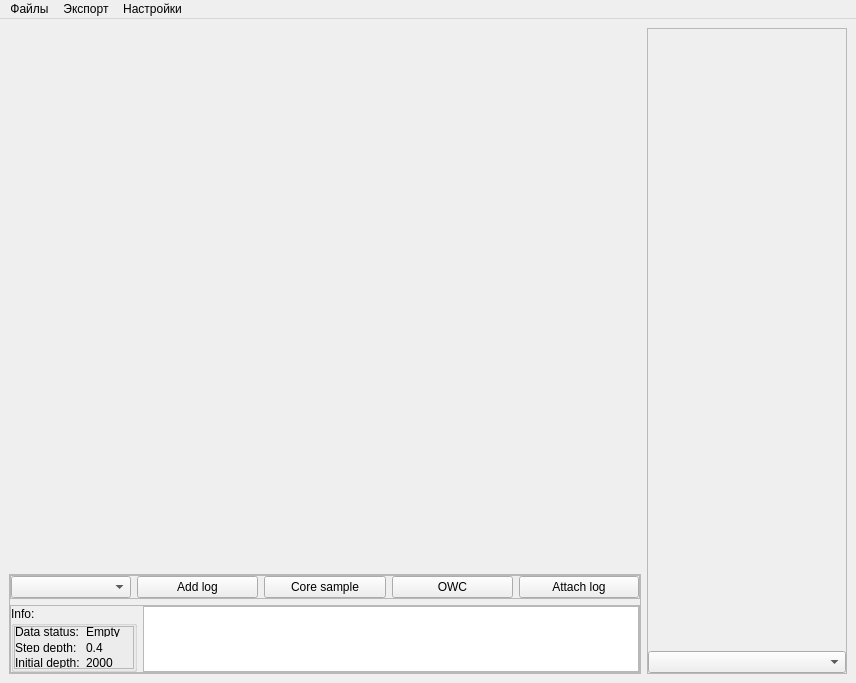
<?xml version="1.0" encoding="UTF-8"?>
<ui version="4.0">
 <class>MainWindow</class>
 <widget class="QMainWindow" name="MainWindow">
  <property name="geometry">
   <rect>
    <x>0</x>
    <y>0</y>
    <width>856</width>
    <height>683</height>
   </rect>
  </property>
  <property name="windowTitle">
   <string>MainWindow</string>
  </property>
  <widget class="QWidget" name="centralwidget">
   <layout class="QHBoxLayout" name="horizontalLayout">
    <property name="leftMargin">
     <number>9</number>
    </property>
    <property name="topMargin">
     <number>9</number>
    </property>
    <property name="rightMargin">
     <number>9</number>
    </property>
    <property name="bottomMargin">
     <number>9</number>
    </property>
    <item>
     <widget class="QWidget" name="plotWidget" native="true">
      <layout class="QVBoxLayout" name="verticalLayout_2">
       <property name="leftMargin">
        <number>0</number>
       </property>
       <property name="topMargin">
        <number>0</number>
       </property>
       <property name="rightMargin">
        <number>0</number>
       </property>
       <property name="bottomMargin">
        <number>0</number>
       </property>
       <item>
        <widget class="QWidget" name="mapPlotWidget" native="true">
         <property name="minimumSize">
          <size>
           <width>500</width>
           <height>500</height>
          </size>
         </property>
        </widget>
       </item>
       <item>
        <widget class="QFrame" name="frame_2">
         <property name="maximumSize">
          <size>
           <width>16777215</width>
           <height>100</height>
          </size>
         </property>
         <property name="frameShape">
          <enum>QFrame::StyledPanel</enum>
         </property>
         <property name="frameShadow">
          <enum>QFrame::Raised</enum>
         </property>
         <layout class="QVBoxLayout" name="verticalLayout">
          <property name="leftMargin">
           <number>0</number>
          </property>
          <property name="topMargin">
           <number>0</number>
          </property>
          <property name="rightMargin">
           <number>0</number>
          </property>
          <property name="bottomMargin">
           <number>0</number>
          </property>
          <item>
           <widget class="QFrame" name="toolsWidget">
            <property name="maximumSize">
             <size>
              <width>16777215</width>
              <height>16777215</height>
             </size>
            </property>
            <property name="frameShape">
             <enum>QFrame::StyledPanel</enum>
            </property>
            <property name="frameShadow">
             <enum>QFrame::Raised</enum>
            </property>
            <layout class="QHBoxLayout" name="horizontalLayout_2">
             <property name="leftMargin">
              <number>0</number>
             </property>
             <property name="topMargin">
              <number>0</number>
             </property>
             <property name="rightMargin">
              <number>0</number>
             </property>
             <property name="bottomMargin">
              <number>0</number>
             </property>
             <item>
              <widget class="QComboBox" name="chooseLayerComboBox">
               <property name="minimumSize">
                <size>
                 <width>120</width>
                 <height>0</height>
                </size>
               </property>
               <property name="maximumSize">
                <size>
                 <width>120</width>
                 <height>16777215</height>
                </size>
               </property>
              </widget>
             </item>
             <item>
              <widget class="QPushButton" name="chooseLogButton">
               <property name="enabled">
                <bool>true</bool>
               </property>
               <property name="text">
                <string>Add log</string>
               </property>
              </widget>
             </item>
             <item>
              <widget class="QPushButton" name="createCoreSampleButton">
               <property name="text">
                <string>Core sample</string>
               </property>
              </widget>
             </item>
             <item>
              <widget class="QPushButton" name="owcButton">
               <property name="enabled">
                <bool>true</bool>
               </property>
               <property name="text">
                <string>OWC</string>
               </property>
              </widget>
             </item>
             <item>
              <widget class="QPushButton" name="attachLogButton">
               <property name="enabled">
                <bool>true</bool>
               </property>
               <property name="minimumSize">
                <size>
                 <width>120</width>
                 <height>0</height>
                </size>
               </property>
               <property name="maximumSize">
                <size>
                 <width>120</width>
                 <height>16777215</height>
                </size>
               </property>
               <property name="text">
                <string>Attach log</string>
               </property>
              </widget>
             </item>
            </layout>
           </widget>
          </item>
          <item>
           <widget class="QFrame" name="frame_3">
            <property name="frameShape">
             <enum>QFrame::StyledPanel</enum>
            </property>
            <property name="frameShadow">
             <enum>QFrame::Raised</enum>
            </property>
            <layout class="QHBoxLayout" name="horizontalLayout_3">
             <property name="leftMargin">
              <number>0</number>
             </property>
             <property name="topMargin">
              <number>0</number>
             </property>
             <property name="rightMargin">
              <number>0</number>
             </property>
             <property name="bottomMargin">
              <number>0</number>
             </property>
             <item>
              <widget class="QGroupBox" name="infoGroupBox">
               <property name="title">
                <string>Info:</string>
               </property>
               <layout class="QVBoxLayout" name="verticalLayout_4">
                <property name="spacing">
                 <number>0</number>
                </property>
                <property name="leftMargin">
                 <number>0</number>
                </property>
                <property name="topMargin">
                 <number>0</number>
                </property>
                <property name="rightMargin">
                 <number>0</number>
                </property>
                <property name="bottomMargin">
                 <number>0</number>
                </property>
                <item>
                 <widget class="QFrame" name="frame_4">
                  <property name="minimumSize">
                   <size>
                    <width>120</width>
                    <height>0</height>
                   </size>
                  </property>
                  <property name="maximumSize">
                   <size>
                    <width>16777215</width>
                    <height>16777215</height>
                   </size>
                  </property>
                  <property name="frameShape">
                   <enum>QFrame::StyledPanel</enum>
                  </property>
                  <property name="frameShadow">
                   <enum>QFrame::Raised</enum>
                  </property>
                  <layout class="QFormLayout" name="formLayout">
                   <property name="leftMargin">
                    <number>0</number>
                   </property>
                   <property name="topMargin">
                    <number>0</number>
                   </property>
                   <property name="rightMargin">
                    <number>0</number>
                   </property>
                   <property name="bottomMargin">
                    <number>0</number>
                   </property>
                   <item row="0" column="0">
                    <widget class="QLabel" name="label">
                     <property name="text">
                      <string>Data status:</string>
                     </property>
                    </widget>
                   </item>
                   <item row="0" column="1">
                    <widget class="QLabel" name="dataStatusLabel">
                     <property name="text">
                      <string>Empty</string>
                     </property>
                    </widget>
                   </item>
                   <item row="1" column="0">
                    <widget class="QLabel" name="label_3">
                     <property name="text">
                      <string>Step depth:</string>
                     </property>
                    </widget>
                   </item>
                   <item row="1" column="1">
                    <widget class="QLabel" name="stepDepthLabel">
                     <property name="text">
                      <string>0.4</string>
                     </property>
                    </widget>
                   </item>
                   <item row="2" column="0">
                    <widget class="QLabel" name="label_4">
                     <property name="text">
                      <string>Initial depth:</string>
                     </property>
                    </widget>
                   </item>
                   <item row="2" column="1">
                    <widget class="QLabel" name="initialDepthLabel">
                     <property name="text">
                      <string>2000</string>
                     </property>
                    </widget>
                   </item>
                  </layout>
                 </widget>
                </item>
               </layout>
              </widget>
             </item>
             <item>
              <widget class="QTextEdit" name="logText">
               <property name="maximumSize">
                <size>
                 <width>16777215</width>
                 <height>200</height>
                </size>
               </property>
              </widget>
             </item>
            </layout>
           </widget>
          </item>
         </layout>
        </widget>
       </item>
      </layout>
     </widget>
    </item>
    <item>
     <widget class="QFrame" name="frame">
      <property name="minimumSize">
       <size>
        <width>200</width>
        <height>0</height>
       </size>
      </property>
      <property name="maximumSize">
       <size>
        <width>20</width>
        <height>16777215</height>
       </size>
      </property>
      <property name="frameShape">
       <enum>QFrame::StyledPanel</enum>
      </property>
      <property name="frameShadow">
       <enum>QFrame::Raised</enum>
      </property>
      <layout class="QVBoxLayout" name="verticalLayout_3">
       <property name="spacing">
        <number>0</number>
       </property>
       <property name="leftMargin">
        <number>0</number>
       </property>
       <property name="topMargin">
        <number>0</number>
       </property>
       <property name="rightMargin">
        <number>0</number>
       </property>
       <property name="bottomMargin">
        <number>0</number>
       </property>
       <item>
        <widget class="QWidget" name="logPlotWidget" native="true"/>
       </item>
       <item>
        <widget class="QComboBox" name="logSelectComboBox"/>
       </item>
      </layout>
     </widget>
    </item>
   </layout>
  </widget>
  <widget class="QMenuBar" name="menubar">
   <property name="geometry">
    <rect>
     <x>0</x>
     <y>0</y>
     <width>856</width>
     <height>21</height>
    </rect>
   </property>
   <widget class="QMenu" name="menu">
    <property name="title">
     <string>Файлы</string>
    </property>
    <addaction name="openFileAction"/>
    <addaction name="saveFileAction"/>
   </widget>
   <widget class="QMenu" name="exportMenu">
    <property name="title">
     <string>Экспорт</string>
    </property>
    <widget class="QMenu" name="menuTo">
     <property name="title">
      <string>to...</string>
     </property>
     <addaction name="actionCSV"/>
     <addaction name="actionXLSX"/>
     <addaction name="actionTNavigator"/>
    </widget>
    <addaction name="actionUpdateData"/>
    <addaction name="actionClearData"/>
    <addaction name="menuTo"/>
   </widget>
   <widget class="QMenu" name="menu_3">
    <property name="title">
     <string>Настройки</string>
    </property>
    <addaction name="exportSettingsAction"/>
   </widget>
   <addaction name="menu"/>
   <addaction name="exportMenu"/>
   <addaction name="menu_3"/>
  </widget>
  <action name="openFileAction">
   <property name="text">
    <string>Открыть</string>
   </property>
  </action>
  <action name="saveFileAction">
   <property name="text">
    <string>Сохранить</string>
   </property>
  </action>
  <action name="exportSettingsAction">
   <property name="text">
    <string>Экспорт</string>
   </property>
  </action>
  <action name="actionUpdateData">
   <property name="text">
    <string>Update data</string>
   </property>
  </action>
  <action name="actionClearData">
   <property name="text">
    <string>Clear data</string>
   </property>
  </action>
  <action name="actionCSV">
   <property name="text">
    <string>CSV</string>
   </property>
  </action>
  <action name="actionXLSX">
   <property name="text">
    <string>XLSX</string>
   </property>
  </action>
  <action name="actionTNavigator">
   <property name="text">
    <string>TNavigator (.inc)</string>
   </property>
  </action>
 </widget>
 <resources/>
 <connections/>
</ui>
